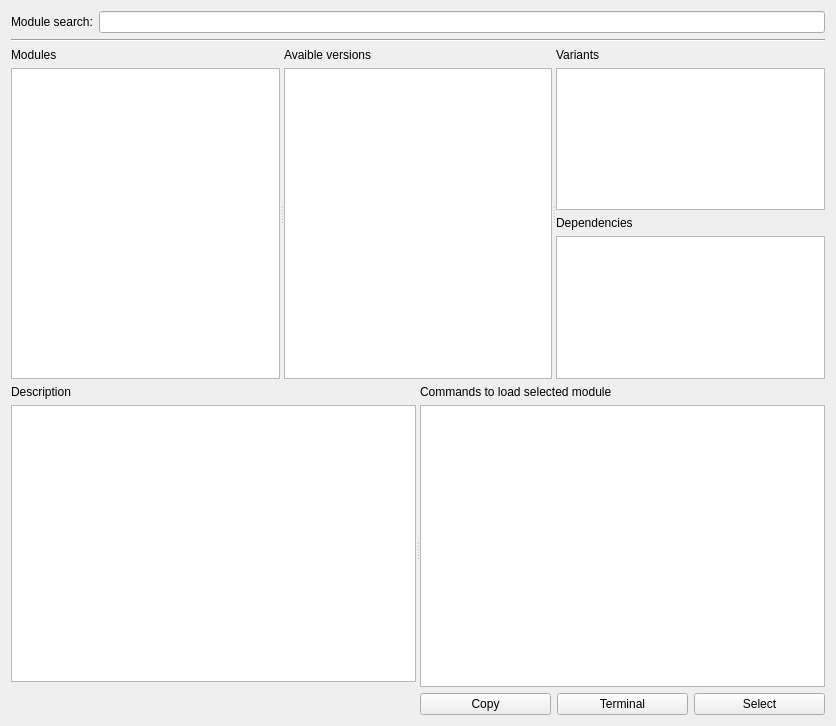
<?xml version="1.0" encoding="UTF-8"?>
<ui version="4.0">
 <class>LmodQueryWindow</class>
 <widget class="QWidget" name="LmodQueryWindow">
  <property name="geometry">
   <rect>
    <x>0</x>
    <y>0</y>
    <width>836</width>
    <height>726</height>
   </rect>
  </property>
  <property name="windowTitle">
   <string>LMOD Browser</string>
  </property>
  <layout class="QVBoxLayout" name="verticalLayout_8" stretch="0,0,10,10">
   <item>
    <layout class="QHBoxLayout" name="horizontalLayout">
     <item>
      <widget class="QLabel" name="label">
       <property name="text">
        <string>Module search:</string>
       </property>
      </widget>
     </item>
     <item>
      <widget class="QLineEdit" name="search_edit">
       <property name="clearButtonEnabled">
        <bool>true</bool>
       </property>
      </widget>
     </item>
    </layout>
   </item>
   <item>
    <widget class="Line" name="line">
     <property name="orientation">
      <enum>Qt::Horizontal</enum>
     </property>
    </widget>
   </item>
   <item>
    <widget class="QSplitter" name="splitter">
     <property name="orientation">
      <enum>Qt::Horizontal</enum>
     </property>
     <widget class="QWidget" name="layoutWidget">
      <layout class="QVBoxLayout" name="verticalLayout_3">
       <item>
        <widget class="QLabel" name="label_2">
         <property name="text">
          <string>Modules</string>
         </property>
        </widget>
       </item>
       <item>
        <widget class="QListWidget" name="module_list">
         <property name="alternatingRowColors">
          <bool>false</bool>
         </property>
         <property name="viewMode">
          <enum>QListView::ListMode</enum>
         </property>
        </widget>
       </item>
      </layout>
     </widget>
     <widget class="QWidget" name="layoutWidget">
      <layout class="QVBoxLayout" name="verticalLayout_4">
       <item>
        <widget class="QLabel" name="label_3">
         <property name="text">
          <string>Avaible versions</string>
         </property>
        </widget>
       </item>
       <item>
        <widget class="QListWidget" name="version_list"/>
       </item>
      </layout>
     </widget>
     <widget class="QWidget" name="layoutWidget">
      <layout class="QVBoxLayout" name="verticalLayout_5">
       <item>
        <widget class="QLabel" name="label_4">
         <property name="text">
          <string>Variants</string>
         </property>
        </widget>
       </item>
       <item>
        <layout class="QVBoxLayout" name="verticalLayout_2">
         <item>
          <widget class="QListWidget" name="alt_list"/>
         </item>
         <item>
          <widget class="QLabel" name="label_7">
           <property name="text">
            <string>Dependencies</string>
           </property>
          </widget>
         </item>
         <item>
          <widget class="QListWidget" name="parent_list"/>
         </item>
        </layout>
       </item>
      </layout>
     </widget>
    </widget>
   </item>
   <item>
    <widget class="QSplitter" name="splitter_2">
     <property name="orientation">
      <enum>Qt::Horizontal</enum>
     </property>
     <widget class="QWidget" name="layoutWidget">
      <layout class="QVBoxLayout" name="verticalLayout_6">
       <item>
        <widget class="QLabel" name="label_5">
         <property name="text">
          <string>Description</string>
         </property>
        </widget>
       </item>
       <item>
        <widget class="QTextEdit" name="module_help_text">
         <property name="font">
          <font>
           <pointsize>10</pointsize>
          </font>
         </property>
         <property name="lineWrapMode">
          <enum>QTextEdit::WidgetWidth</enum>
         </property>
         <property name="readOnly">
          <bool>true</bool>
         </property>
        </widget>
       </item>
       <item>
        <widget class="QLabel" name="module_stats_label">
         <property name="minimumSize">
          <size>
           <width>0</width>
           <height>27</height>
          </size>
         </property>
         <property name="text">
          <string/>
         </property>
        </widget>
       </item>
      </layout>
     </widget>
     <widget class="QWidget" name="layoutWidget">
      <layout class="QVBoxLayout" name="verticalLayout_7">
       <item>
        <layout class="QVBoxLayout" name="verticalLayout">
         <item>
          <widget class="QLabel" name="label_6">
           <property name="text">
            <string>Commands to load selected module</string>
           </property>
          </widget>
         </item>
         <item>
          <widget class="QPlainTextEdit" name="module_cmds_text">
           <property name="font">
            <font>
             <family>DejaVu Sans Mono</family>
            </font>
           </property>
          </widget>
         </item>
         <item>
          <layout class="QHBoxLayout" name="horizontalLayout_2">
           <item>
            <widget class="QPushButton" name="copy_cmds_button">
             <property name="text">
              <string>Copy</string>
             </property>
            </widget>
           </item>
           <item>
            <widget class="QPushButton" name="start_term_button">
             <property name="text">
              <string>Terminal</string>
             </property>
            </widget>
           </item>
           <item>
            <widget class="QPushButton" name="select_modules_button">
             <property name="text">
              <string>Select</string>
             </property>
            </widget>
           </item>
          </layout>
         </item>
        </layout>
       </item>
      </layout>
     </widget>
    </widget>
   </item>
  </layout>
 </widget>
 <resources/>
 <connections/>
</ui>
